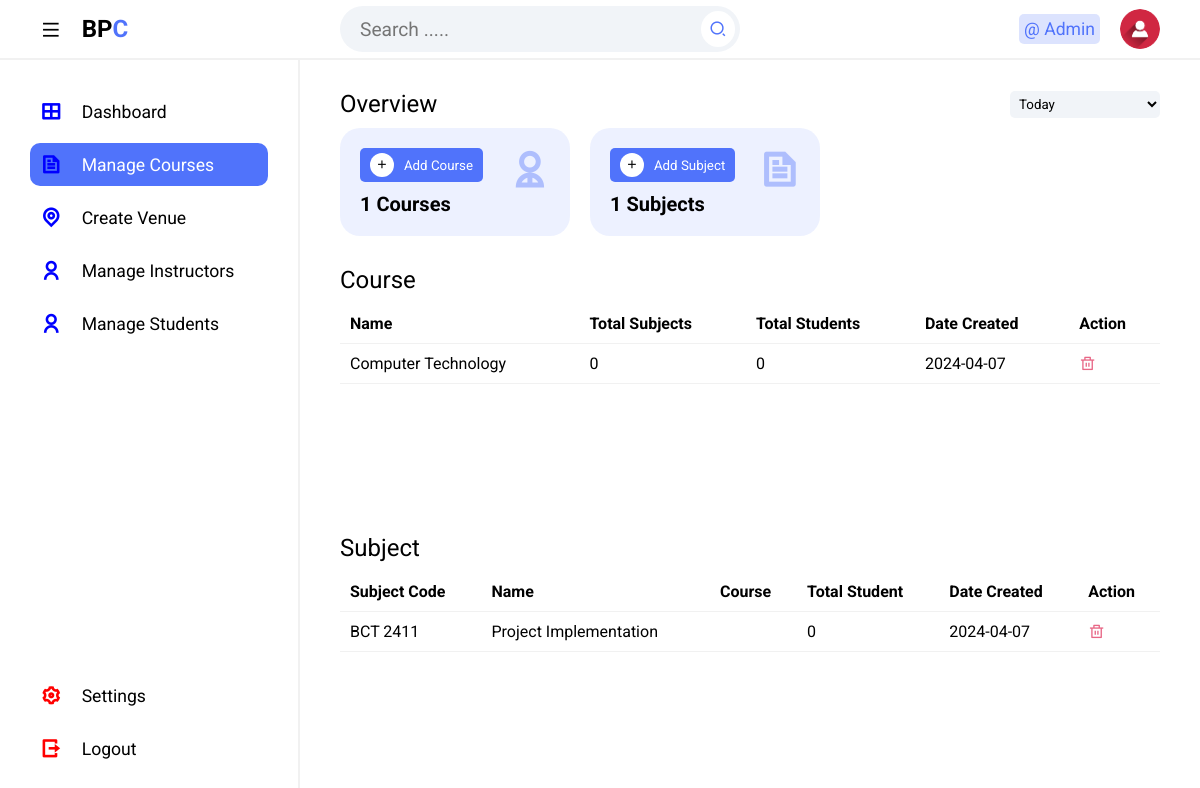
Page /manage-course (signed in) on the committed database.
### tables this page shows
CREATE TABLE `tblcourse` (
  `Id` int(50) NOT NULL,
  `name` varchar(50) NOT NULL,
  `departmentID` int(50) NOT NULL,
  `dateCreated` date NOT NULL,
  `courseCode` varchar(50) NOT NULL
);

CREATE TABLE `tblsubject` (
  `Id` int(10) NOT NULL,
  `name` varchar(50) NOT NULL,
  `subjectCode` varchar(50) NOT NULL,
  `courseID` varchar(50) NOT NULL,
  `dateCreated` date NOT NULL
);

### resources/pages/administrator/manage-course.php (the view, shortened to what this page needs)
<!DOCTYPE html>
<html lang="en">
<head>
    <link rel="stylesheet" href="resources/assets/css/admin_styles.css">
    <link href="https://cdnjs.cloudflare.com/ajax/libs/remixicon/4.2.0/remixicon.css" rel="stylesheet">
</head>
<body>
    <?php include 'includes/topbar.php' ?>
    <section class="main">
        <?php include 'includes/sidebar.php'; ?>
        <div class="main--content">
            <div class="overview">
                <div class="title">
                    <h2 class="section--title">Overview</h2>
                    <select name="date" id="date" class="dropdown">
                        <option value="today">Today</option>
                    </select>
                </div>
                <div class="cards">
                    <div id="addCourse" class="card card-1">
                        <div class="card--data">
                            <div class="card--content">
                                <button class="add" onclick="showOverlay('addCourseForm')"><i class="ri-add-line"></i>Add Course</button>
                                <h1><?php total_rows('tblcourse') ?> Courses</h1>
                            </div>
                            <i class="ri-user-2-line card--icon--lg"></i>
                        </div>
                    </div>
                    <div class="card card-1" id="addSubject">
                        <div class="card--data">
                            <div class="card--content">
                                <button class="add" onclick="showOverlay('addSubjectForm')"><i class="ri-add-line"></i>Add Subject</button>
                                <h1><?php total_rows('tblsubject') ?> Subjects</h1>
                            </div>
                            <i class="ri-file-text-line card--icon--lg"></i>
                        </div>
                    </div>
                </div>
            </div>
            <div class="table-container">
                <div class="title">
                    <h2 class="section--title">Course</h2>
                </div>
                <div class="table">
                    <table>
                        <thead>
                            <tr>
                                <th>Name</th>
                                <th>Total Subjects</th>
                                <th>Total Students</th>
                                <th>Date Created</th>
                                <th>Action</th>
                            </tr>
                        </thead>
                        <tbody>
                            <?php
                            $sql = "SELECT
                        c.name AS course_name,
                        c.Id AS Id,
                        COUNT(u.Id) AS total_subjects,
                        COUNT(DISTINCT s.Id) AS total_students,
                        c.dateCreated AS date_created
                        FROM tblcourse c
                        LEFT JOIN tblsubject u ON c.Id = u.courseID
                        LEFT JOIN tblstudents s ON c.courseCode = s.courseCode
                        GROUP BY c.Id";
                            $result = fetch($sql);
                            if ($result) {
                                foreach ($result as $row) {
                                    echo "<tr id='rowcourse{$row["Id"]}'>";
                                    echo "<td>" . $row["course_name"] . "</td>";
                                    echo "<td>" . $row["total_subjects"] . "</td>";
                                    echo "<td>" . $row["total_students"] . "</td>";
                                    echo "<td>" . $row["date_created"] . "</td>";
                                    echo "<td><span><i class='ri-delete-bin-line delete'data-id='{$row["Id"]}' data-name='course'></i></span></td>";
                                    echo "</tr>";
                                }
                            } else {
                                echo "<tr><td colspan='6'>No records found</td></tr>";
                            }
                            ?>
                        </tbody>
                    </table>
                </div>
            </div>
            <div class="table-container">
                <div class="title">
                    <h2 class="section--title">Subject</h2>
                </div>
                <div class="table">
                    <table>
                        <thead>
                            <tr>
                                <th>Subject Code</th>
                                <th>Name</th>
                                <th>Course</th>
                                <th>Total Student</th>
                                <th>Date Created</th>
                                <th>Action</th>
                            </tr>
                        </thead>
                        <tbody>
                            <?php
                            $sql = "SELECT
                            c.name AS course_name,
                            u.subjectCode AS subject_code,
                            u.name AS subject_name, u.Id as Id,
                            u.dateCreated AS date_created,
                            COUNT(s.Id) AS total_students
                            FROM tblsubject u
                            LEFT JOIN tblcourse c ON u.courseID = c.Id
                            LEFT JOIN tblstudents s ON c.courseCode = s.courseCode
                            GROUP BY u.Id";
                            $result = fetch($sql);
                            if ($result) {
                                foreach ($result as $row) {
                                    echo "<tr id='rowsubject{$row["Id"]}' >";
                                    echo "<td>" . $row["subject_code"] . "</td>";
                                    echo "<td>" . $row["subject_name"] . "</td>";
                                    echo "<td>" . $row["course_name"] . "</td>";
                                    echo "<td>" . $row["total_students"] . "</td>";
                                    echo "<td>" . $row["date_created"] . "</td>";
                                    echo "<td><span><i class='ri-delete-bin-line delete' data-id='{$row["Id"]}' data-name='subject'></i></span></td>";
                                    echo "</tr>";
                                }
                            } else {
                                echo "<tr><td colspan='6'>No records found</td></tr>";
                            }
                            ?>
                        </tbody>
                    </table>
                </div>
        </div>
    </section>
</body>
</html>

### resources/assets/css/admin_styles.css (style rules this page uses)
* { margin: 0; padding: 0; box-sizing: border-box; font-family: 'Roboto', sans-serif; }
body { position: relative; width: 100%; }
.main { position: relative; width: 100%; min-height: calc(100vh - 60px); }
thead { position:sticky; top:0; background-color:white; padding:20px; }
.main--content { position: absolute; top: 0; right: 0; height: 100%; width: calc(100% - 300px); padding: 0 40px; transition: .3s; }
.title { display: flex; align-items: center; justify-content: space-between; margin-bottom: 10px; margin-top: 30px; }
.section--title { font-weight: 400; }
.dropdown { outline: none; border: none; background-color: #f1f4f8; border-radius: 5px; width: 150px; padding: 5px; }
.cards { display: flex; gap: 20px; }
.card { padding: 20px; border-radius: 20px; min-width: 230px; height: auto; transition: .3s; }
.card--data { display: flex; align-items: flex-start; justify-content: space-between; }
.card h1 { font-size: 20px; margin-top: 10px; }
.card--icon--lg { font-size: 40px; color:black; font-weight:bold; }
.card-1 { background-color: rgba(80, 115, 251, .1); }
.card-1 .card--icon--lg { color: rgba(80, 115, 251, .4); }
.add { display: flex; align-items: center; padding: 5px 10px; outline: none; border: none; background-color: #5073fb; color: #fff; border-radius: 5px; cursor: pointer; transition: .3s; }
.add i { margin-right: 10px; padding: 5px; background-color: #fff; border-radius: 50%; color: #000; }
.table-container { margin-bottom: 20px; }
.table { height: 200px; overflow-y: scroll; }
table { width: 100%; text-align: left; border-collapse: collapse; }
tr { border-bottom: 1px solid #f1f1f1; }
td, th { padding-block: 10px; padding:10px; }
.delete { color: #e86786; }
@media screen and (max-width:1350px) { .cards, .rooms--cards { overflow-x: hidden; } }

### rows in the picture
tblcourse: name "Computer Technology", total_subjects "0", total_students "0", dateCreated "2024-04-07"
tblsubject: subjectCode "BCT 2411", name "Project Implementation", total_students "0", dateCreated "2024-04-07"

### other values in the picture
$logged_in->name "Admin"
$total_rows "1 1"
